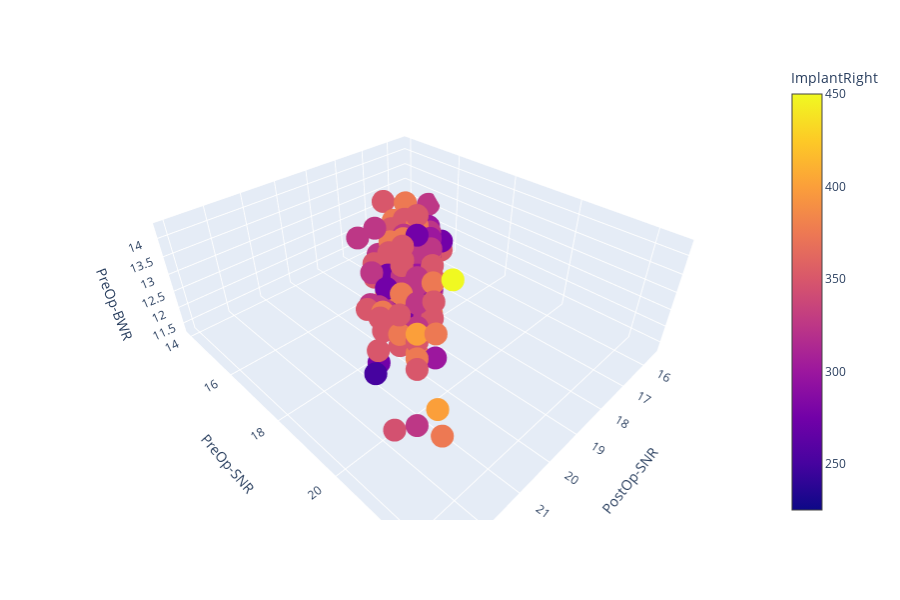

Write notebook code for a chart like this one.
### Code cell
fig = px.scatter_3d(df, x='PostOp-SNR', y='PreOp-SNR', z='PreOp-BWR', color='ImplantRight')
fig.show()

### Figure 1 — Plotly figure (JSON) as saved in the notebook; plotly's stock layout.template omitted (floating-point values rounded to 4 significant figures; data arrays with more than 128 entries replaced by an {"elided": "..."} marker saying what was removed)
{"data": [{"hoverlabel": {"namelength": 0}, "hovertemplate": "PostOp-SNR=%{x}<br>PreOp-SNR=%{y}<br>PreOp-BWR=%{z}<br>ImplantRight=%{marker.color}", "legendgroup": "", "marker": {"color": {"elided": "144 int values"}, "coloraxis": "coloraxis", "symbol": "circle"}, "mode": "markers", "name": "", "scene": "scene", "showlegend": false, "type": "scatter3d", "x": {"elided": "144 float values"}, "y": {"elided": "144 float values"}, "z": {"elided": "144 float values"}}], "layout": {"coloraxis": {"colorbar": {"title": {"text": "ImplantRight"}}, "colorscale": [[0, "#0d0887"], [0.1111, "#46039f"], [0.2222, "#7201a8"], [0.3333, "#9c179e"], [0.4444, "#bd3786"], [0.5556, "#d8576b"], [0.6667, "#ed7953"], [0.7778, "#fb9f3a"], [0.8889, "#fdca26"], [1, "#f0f921"]]}, "height": 600, "legend": {"tracegroupgap": 0}, "margin": {"t": 60}, "scene": {"domain": {"x": [0, 0.98], "y": [0, 1]}, "xaxis": {"title": {"text": "PostOp-SNR"}}, "yaxis": {"title": {"text": "PreOp-SNR"}}, "zaxis": {"title": {"text": "PreOp-BWR"}}}}}
